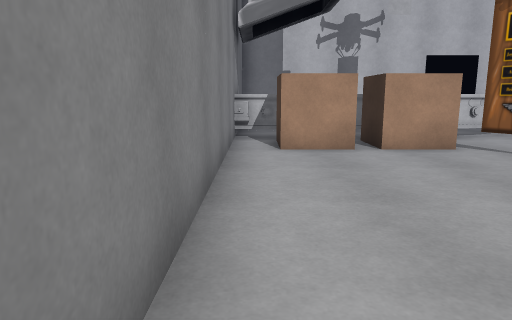
view 1 (above)

23 first-person views from a walk through a scene from a Unity 3-D project. The camera is 1.2 m above the floor, tilts 10° down and sees 70° across. The floor is counted in squares, 1 m on a side. Each view is taken from the middle of a square. On the plan, view 1 faces up. The plan holds only what a view shows up to about 15 squares ahead; the rest is blank. Some animated figures are left out.

view 2
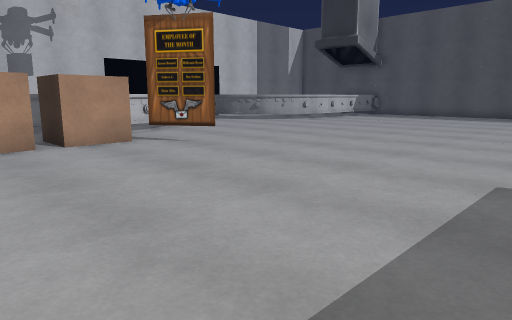

view 3
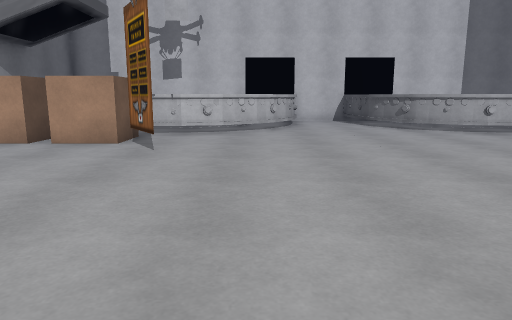

view 4
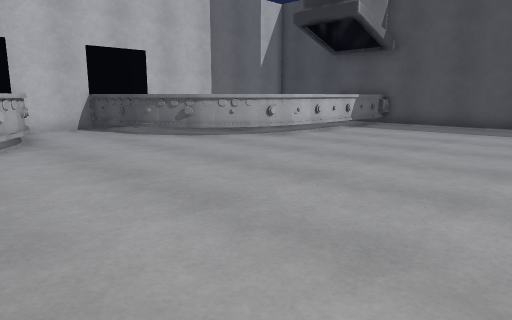

view 5
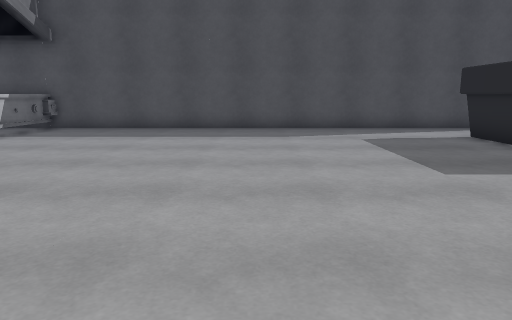

view 6
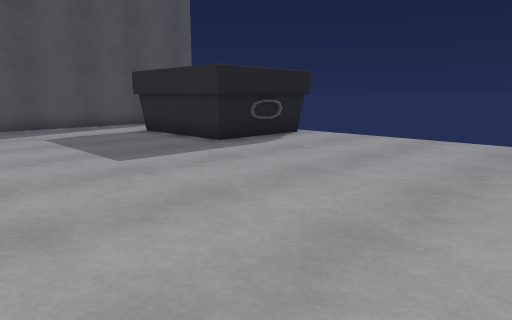

view 7
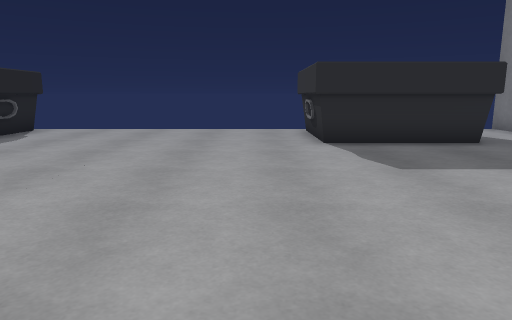

view 8
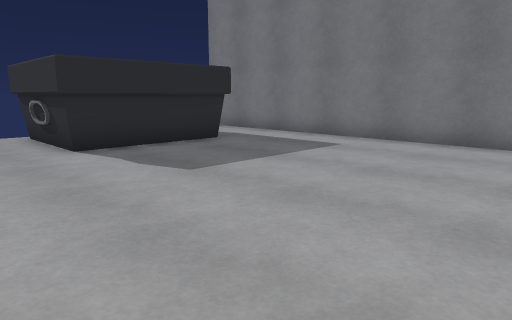

view 9
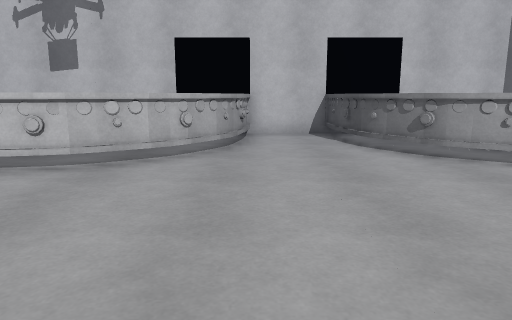

view 10
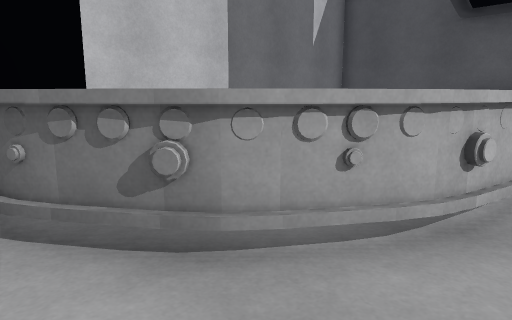

view 11
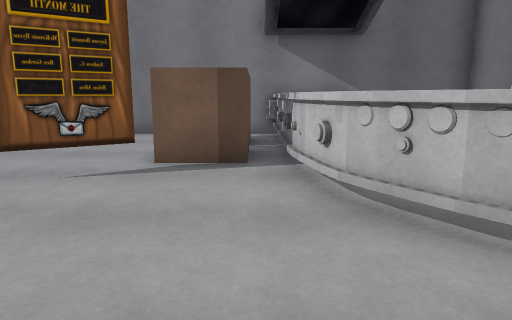

view 12
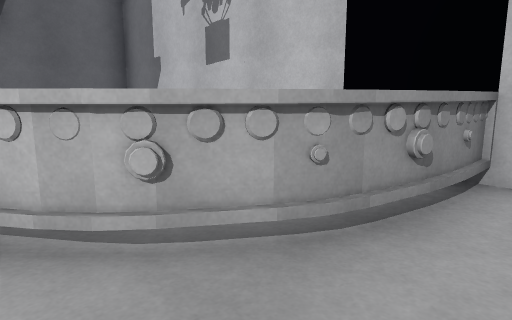

view 13
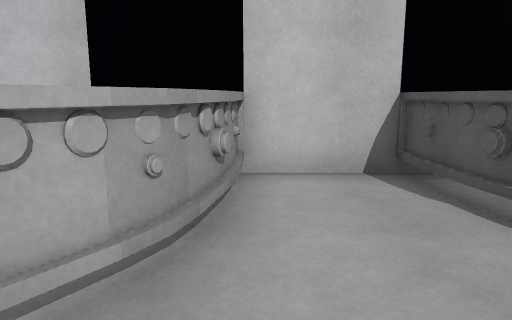

view 14
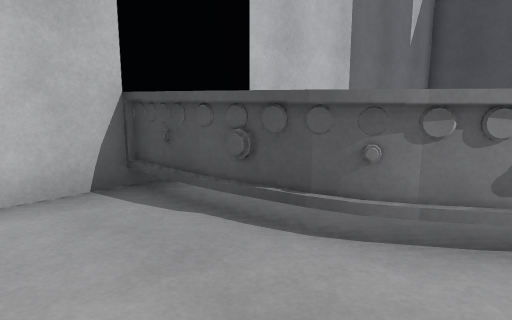

view 15
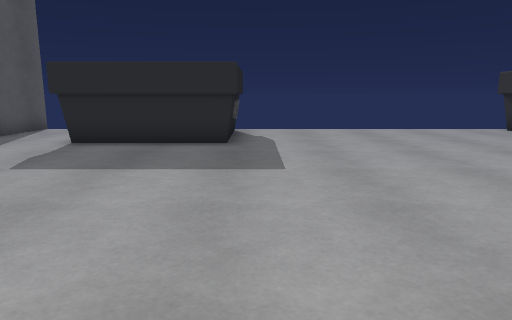

view 16
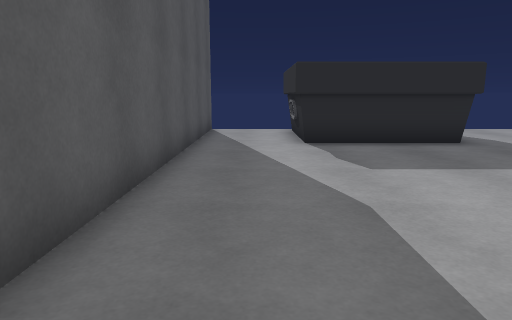

view 17
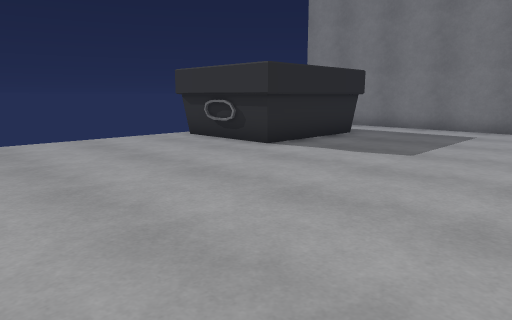

view 18
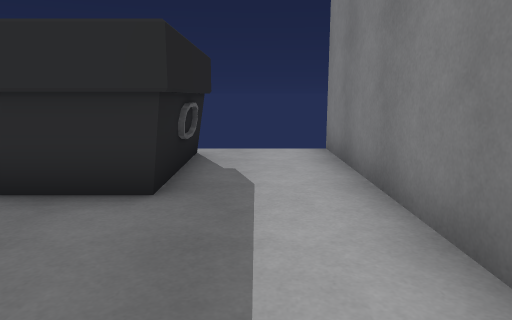

view 19
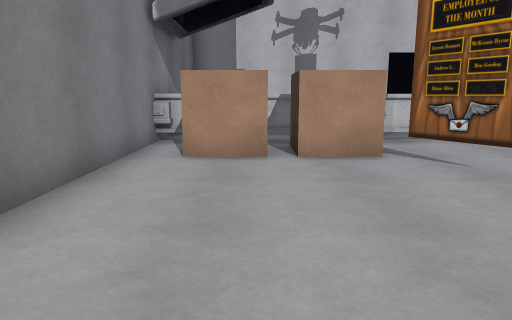

view 20
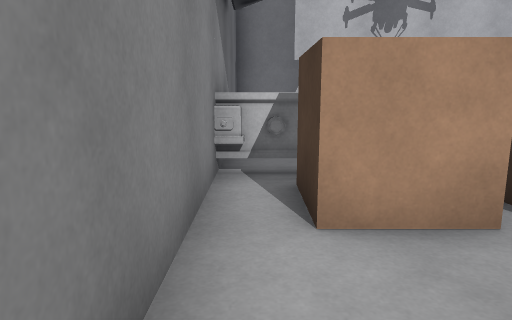

view 21
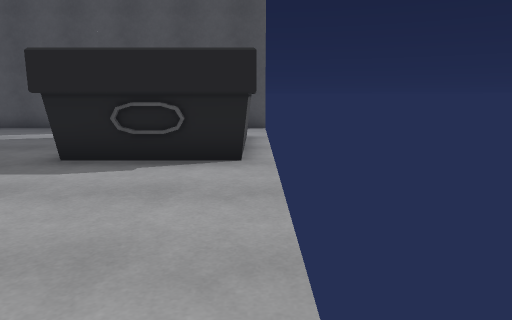

view 22
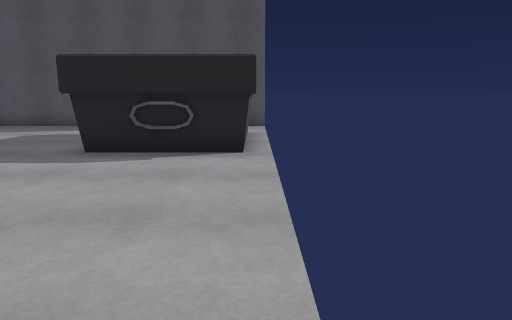

view 23
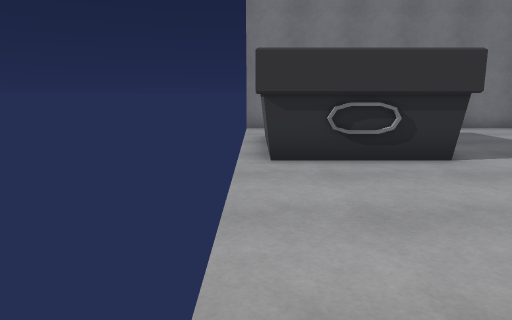

### Floor plan
Key: @ floor where view 1 was taken; # wall or solid block; . floor; C conveyor; B box; T thing the floor can be seen under or through; O other object.
Columns run from 1 left of view 1 to 23 right of it. Each row starts with its distance up from view 1.
 17 #########################
 16 #        OO#.#CC        #
 15 #        CCC.CCC        #
 14 #        CC...CC        #
 13 #       CC#...#CC       #
 12        CC#C...C#CC
 11 ######OC#.......#CO######
 10 #CBBBB.................O#
  9 #.BBBB..................#
  8 #.BBBBT.................#
  7 #.....T.................#
  6 #.......................#
  5 #.......................#
  4 #.......................#
  3 #.......................#
  2 #.......................#
  1 #.......................#
  0 #@......................#
 -1 #.......................#
 -2 #.......................#
 -3 #..OOOOO.........OOOOO..#
 -4 #..O   O.........O   O..#
 -5 #..O   O.........O   O..#
 -6 #..O   O.........O   O..#
 -7 #..OOOOO.........OOOOO..#

Where each view was taken, in squares from view 1:
view 1: 0 up, 0 right, facing up
view 2: 1 down, 0 right, facing up-right
view 3: 1 down, 8 right, facing up
view 4: 3 up, 7 right, facing up-right
view 5: 3 up, 9 right, facing right
view 6: 3 up, 8 right, facing down-right
view 7: 6 up, 8 right, facing down
view 8: 5 up, 9 right, facing down-left
view 9: 5 up, 10 right, facing up
view 10: 10 up, 12 right, facing up-right
view 11: 10 up, 11 right, facing left
view 12: 11 up, 11 right, facing up-left
view 13: 11 up, 10 right, facing up
view 14: 12 up, 10 right, facing up-right
view 15: 6 up, 15 right, facing down
view 16: 6 up, 21 right, facing down
view 17: 3 up, 13 right, facing down-left
view 18: 1 up, 1 right, facing down
view 19: 1 up, 2 right, facing up
view 20: 5 up, 0 right, facing up
view 21: 7 down, 9 right, facing right
view 22: 7 down, 8 right, facing right
view 23: 7 down, 13 right, facing left
